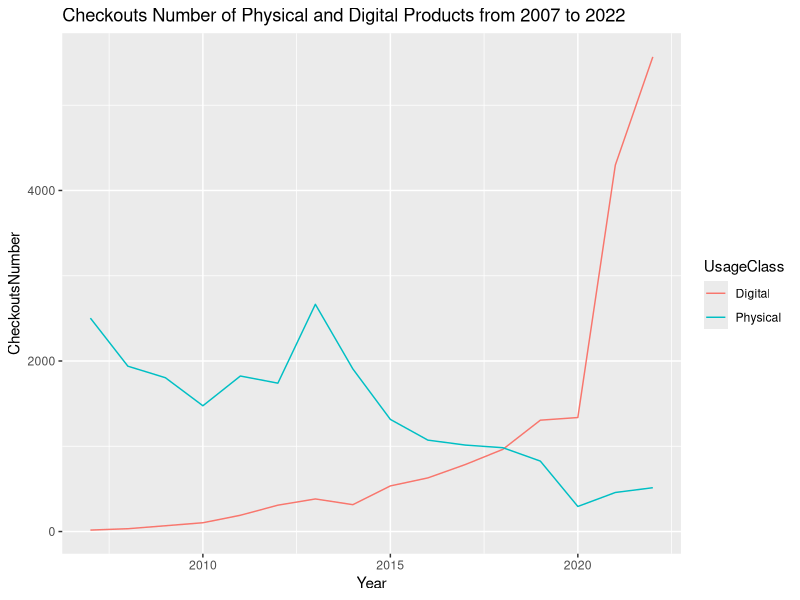

This chart was generated by the following R code:

library(ggplot2)
library(dplyr)
library(tidyverse)
data1 <- read.csv("Checkouts_by_Title.csv")

yd <- data1 %>%
  filter(CheckoutYear < 2023) %>%
  filter(UsageClass == "Digital") %>%
  group_by(CheckoutYear) %>%
  summarise(b = sum(Checkouts))

yp <- data1 %>%
  filter(CheckoutYear > 2006) %>%
  filter(CheckoutYear < 2023) %>%
  filter(UsageClass == "Physical") %>%
  group_by(CheckoutYear) %>%
  summarise(a = sum(Checkouts))

a1 <- as.numeric(yp$a)
b1 <- as.numeric(yd$b)
c1 = a1 + b1
x <- seq(2007, 2022)

df <- data.frame(Year = rep(2007:2022, 2), 
                 CheckoutsNumber = c(a1,b1), 
                 UsageClass = c(rep(paste0("Physical"), each = 16), rep(paste0("Digital"), each = 16)))

ggplot(data = df, aes(x = Year, y = CheckoutsNumber)) +
  geom_line(aes(colour = UsageClass)) +
  ggtitle("Checkouts Number of Physical and Digital Products from 2007 to 2022")
  